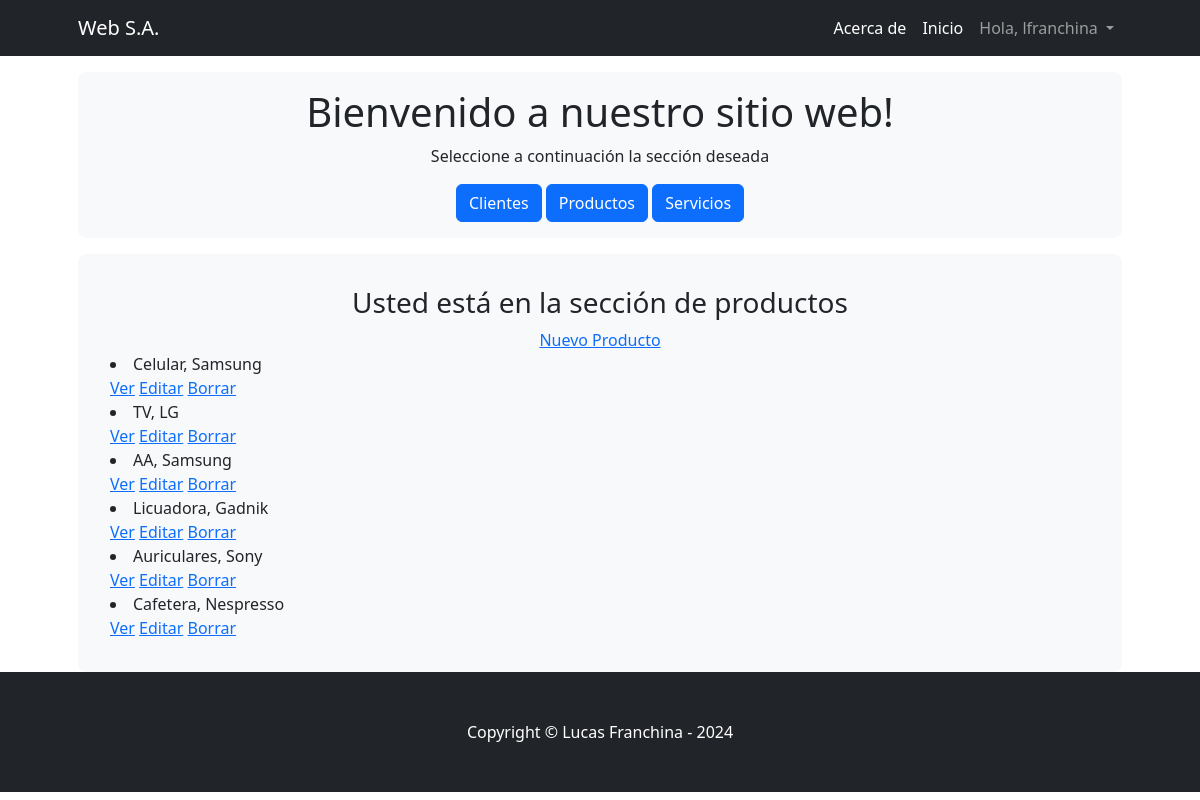
Page /Appventas/productos/ (signed in) on the earlier database version.
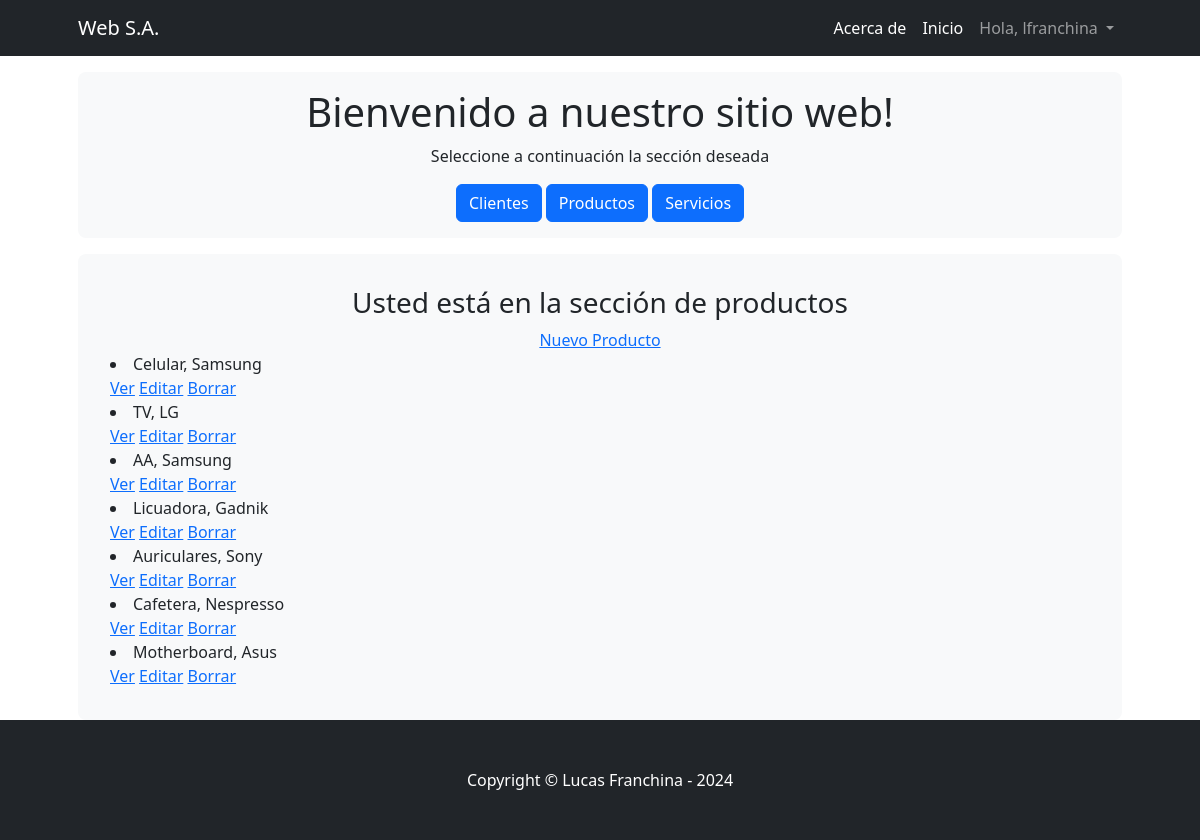
Same page on the later database version.
### Appventas/models.py (models this page shows, shortened)
class Productos(models.Model):
    producto = models.CharField(max_length=30)
    marca = models.CharField(max_length=30)
    precio = models.IntegerField()
    class Meta:
        verbose_name = "Producto"
        verbose_name_plural = "Productos"

### Appventas/views.py (the view)
# urls.py: path('productos/', views.productoslistview.as_view(), name='listaproductos'),
class productoslistview(LoginRequiredMixin, ListView):
    model = Productos
    template_name = 'appventas/productos.html'

### Appventas/templates/appventas/productos.html (shortened to what this page needs)
<!DOCTYPE html>
<html lang="en">
<head>
</head>
<body>
    {% extends "appventas/padre.html" %}
    {% load static %}
    {% block contenidoQueCambia %}
    <div class="container px-lg-5">
        <div class="p-2 p-lg-3 bg-light rounded-3 text-center">
            <div class="m-2 m-lg-3">
                <h3>Usted está en la sección de productos</h3>
                <a href="{% url 'nuevoproducto' %}">Nuevo Producto</a>
                <div style="text-align: left;">
                {% for producto in productos_list %}
                <li>{{producto.producto}}, {{producto.marca}}</li>
                <a href="{% url 'productosdetalle' producto.pk %}">Ver</a> <a href="{% url 'productoseditar' producto.pk %}">Editar</a> <a href="{% url 'productosborrar' producto.pk %}">Borrar</a>
                {% endfor %}
            </div>
            </div>
        </div>
    </div>
    {% endblock %}

Differences in the rows shown:
added Productos: producto "Motherboard", marca "Asus"
